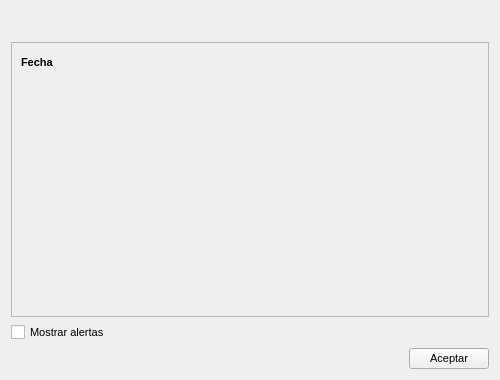
<?xml version="1.0" encoding="UTF-8"?>
<ui version="4.0">
 <class>RecordTable</class>
 <widget class="QDialog" name="RecordTable">
  <property name="geometry">
   <rect>
    <x>0</x>
    <y>0</y>
    <width>500</width>
    <height>380</height>
   </rect>
  </property>
  <property name="minimumSize">
   <size>
    <width>500</width>
    <height>0</height>
   </size>
  </property>
  <property name="maximumSize">
   <size>
    <width>500</width>
    <height>16777215</height>
   </size>
  </property>
  <property name="font">
   <font>
    <pointsize>8</pointsize>
   </font>
  </property>
  <property name="windowTitle">
   <string>Grabaciones locales</string>
  </property>
  <layout class="QGridLayout" name="gridLayout">
   <item row="0" column="0">
    <layout class="QHBoxLayout" name="horizontalLayout_2">
     <item>
      <widget class="QLabel" name="camera_name">
       <property name="text">
        <string/>
       </property>
      </widget>
     </item>
     <item>
      <spacer name="horizontalSpacer_2">
       <property name="orientation">
        <enum>Qt::Horizontal</enum>
       </property>
       <property name="sizeHint" stdset="0">
        <size>
         <width>40</width>
         <height>20</height>
        </size>
       </property>
      </spacer>
     </item>
     <item>
      <widget class="QPushButton" name="calendar">
       <property name="minimumSize">
        <size>
         <width>25</width>
         <height>25</height>
        </size>
       </property>
       <property name="maximumSize">
        <size>
         <width>25</width>
         <height>25</height>
        </size>
       </property>
       <property name="toolTip">
        <string>&lt;html&gt;&lt;head/&gt;&lt;body&gt;&lt;p&gt;Seleccionar fechas&lt;/p&gt;&lt;/body&gt;&lt;/html&gt;</string>
       </property>
       <property name="text">
        <string/>
       </property>
       <property name="iconSize">
        <size>
         <width>20</width>
         <height>20</height>
        </size>
       </property>
       <property name="flat">
        <bool>true</bool>
       </property>
      </widget>
     </item>
    </layout>
   </item>
   <item row="5" column="0">
    <widget class="QScrollArea" name="scrollArea">
     <property name="maximumSize">
      <size>
       <width>16777215</width>
       <height>800</height>
      </size>
     </property>
     <property name="widgetResizable">
      <bool>true</bool>
     </property>
     <widget class="QWidget" name="scrollAreaWidgetContents">
      <property name="geometry">
       <rect>
        <x>0</x>
        <y>0</y>
        <width>480</width>
        <height>275</height>
       </rect>
      </property>
      <layout class="QGridLayout" name="gridLayout_2">
       <item row="1" column="0">
        <layout class="QGridLayout" name="grid"/>
       </item>
       <item row="2" column="0">
        <spacer name="verticalSpacer">
         <property name="orientation">
          <enum>Qt::Vertical</enum>
         </property>
         <property name="sizeHint" stdset="0">
          <size>
           <width>20</width>
           <height>40</height>
          </size>
         </property>
        </spacer>
       </item>
       <item row="0" column="0">
        <layout class="QHBoxLayout" name="horizontalLayout_3">
         <item>
          <widget class="QLabel" name="label">
           <property name="font">
            <font>
             <weight>75</weight>
             <bold>true</bold>
            </font>
           </property>
           <property name="text">
            <string>Fecha</string>
           </property>
          </widget>
         </item>
         <item>
          <spacer name="horizontalSpacer_3">
           <property name="orientation">
            <enum>Qt::Horizontal</enum>
           </property>
           <property name="sizeHint" stdset="0">
            <size>
             <width>40</width>
             <height>20</height>
            </size>
           </property>
          </spacer>
         </item>
         <item>
          <widget class="QLabel" name="timebar_label">
           <property name="minimumSize">
            <size>
             <width>0</width>
             <height>0</height>
            </size>
           </property>
           <property name="text">
            <string/>
           </property>
          </widget>
         </item>
        </layout>
       </item>
      </layout>
     </widget>
    </widget>
   </item>
   <item row="7" column="0">
    <layout class="QHBoxLayout" name="horizontalLayout">
     <item>
      <spacer name="horizontalSpacer">
       <property name="orientation">
        <enum>Qt::Horizontal</enum>
       </property>
       <property name="sizeHint" stdset="0">
        <size>
         <width>40</width>
         <height>20</height>
        </size>
       </property>
      </spacer>
     </item>
     <item>
      <widget class="QPushButton" name="accept">
       <property name="text">
        <string>Aceptar</string>
       </property>
      </widget>
     </item>
    </layout>
   </item>
   <item row="6" column="0">
    <widget class="QCheckBox" name="show_alerts">
     <property name="text">
      <string>Mostrar alertas</string>
     </property>
    </widget>
   </item>
  </layout>
 </widget>
 <resources/>
 <connections/>
</ui>
